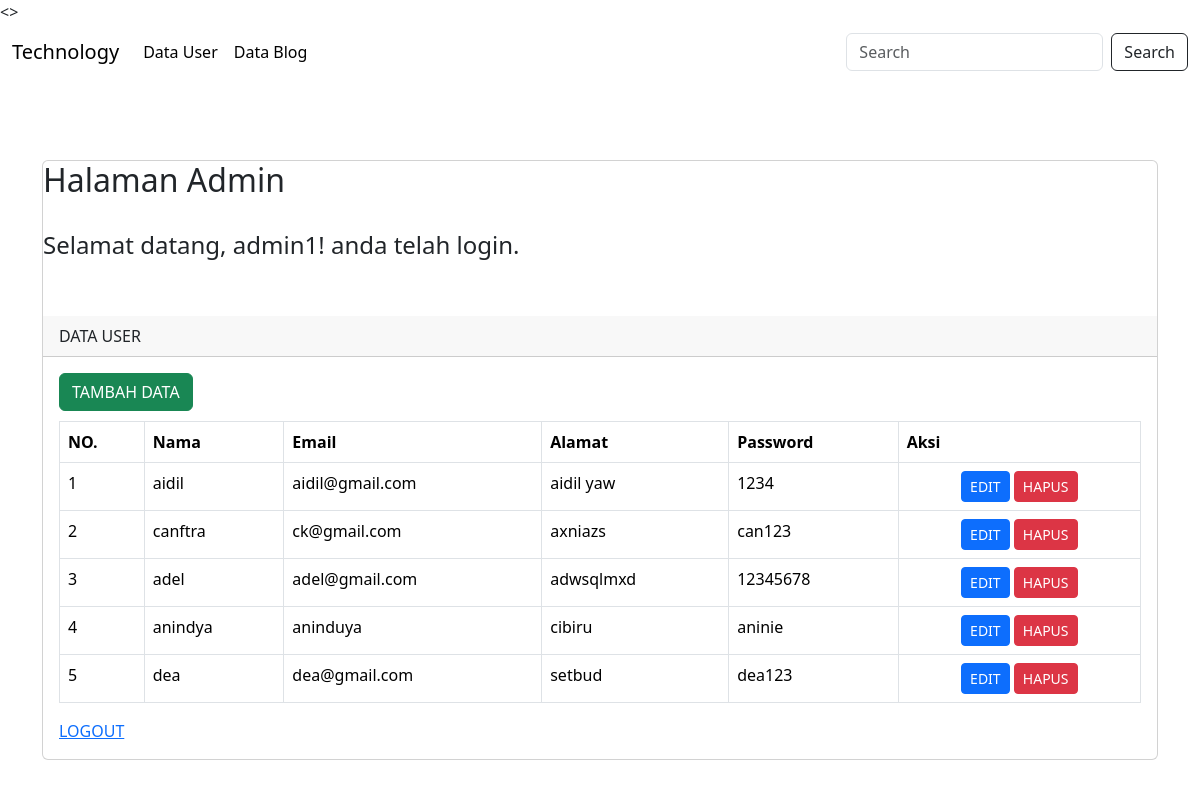
The page /admin/index.php (signed in) on the database its author committed.
### tables this page shows
CREATE TABLE `tbl_user` (
  `id_user` int NOT NULL,
  `nama_user` varchar(100) NOT NULL,
  `email_user` varchar(100) NOT NULL,
  `alamat_user` varchar(100) NOT NULL,
  `password_user` varchar(100) NOT NULL
);

### admin/index.php (the view, shortened to what this page needs)
<!doctype html>
<html lang="en">
  <head>
    <link href="https://cdn.jsdelivr.net/npm/bootstrap@5.3.3/dist/css/bootstrap.min.css" rel="stylesheet">
  </head>
  <nav class="nav-head navbar navbar-expand-lg" >
  <div class="container-fluid">
    <a class="navbar-brand" href="#">Technology</a>
    <div class="collapse navbar-collapse" id="navbarSupportedContent">
      <ul class="navbar-nav me-auto mb-2 mb-lg-0">
        <li class="nav-item">
          <a class="nav-link active" href="page/blog.php">Data User</a>
        </li>
        <li class="nav-item">
          <a class="nav-link active" href="data-blog.php">Data Blog</a>
        </li>
      </ul>
      <form class="d-flex" role="search">
        <input class="form-control  me-2" name="keyword" type="search" placeholder="Search" aria-label="Search">
        <button class="btn btn-outline-dark" name="cari" type="submit">Search</button>
      </form>
    </div>
  </div>
</nav>
    <div class="container" style="margin-top: 80px">
      <div class="row">
        <div class="col-md-12">
          <div class="card">
          <h2>Halaman Admin</h2>
	<br/>
	<h4>Selamat datang, <?php echo $_SESSION['username']; ?>! anda telah login.</h4>
	<br/>
	<br/>
            <div class="card-header">
              DATA USER
            </div>
            <div class="card-body">
              <a href="blog/tambah-user.php" class="btn btn-md btn-success" style="margin-bottom: 10px">TAMBAH DATA</a>
              <table class="table table-bordered" id="myTable">
                <thead>
                  <tr>
                    <th scope="col">NO.</th>
                    <th scope="col">Nama</th>
                    <th scope="col">Email</th>
                    <th scope="col">Alamat</th>
                    <th scope="col">Password</th>
                    <th scope="col">Aksi</th>
                  </tr>
                </thead>
                <tbody>
                  <?php
                      include('config/koneksi.php');
                      $no = 1;
                      $query = mysqli_query($connection,"SELECT * FROM tbl_user");
                      while($row = mysqli_fetch_array($query)){
                  ?>
                  <tr>
                      <td><?php echo $no++ ?></td>
                      <td><?php echo $row['nama_user'] ?></td>
                      <td><?php echo $row['email_user'] ?></td>
                      <td><?php echo $row['alamat_user'] ?></td>
                      <td><?php echo $row['password_user'] ?></td>
                      <td class="text-center">
                        <a href="blog/edit-user.php?id=<?php echo $row['id_user'] ?>" class="btn btn-sm btn-primary">EDIT</a>
                        <a href="blog/hapus-user.php?id=<?php echo $row['id_user'] ?>" class="btn btn-sm btn-danger">HAPUS</a>
                      </td>
                  </tr>
                <?php } ?>
                </tbody>
              </table>
              <a href="logout.php">LOGOUT</a>
            </div>
          </div>
      </div>
    </div>
  </body>
</html>

### rows shown on the page
tbl_user: nama_user "aidil", email_user "aidil@gmail.com", alamat_user "aidil yaw", password_user "1234"
tbl_user: nama_user "canftra", email_user "ck@gmail.com", alamat_user "axniazs", password_user "can123"
tbl_user: nama_user "adel", email_user "adel@gmail.com", alamat_user "adwsqlmxd", password_user "12345678"
tbl_user: nama_user "anindya", email_user "aninduya", alamat_user "cibiru", password_user "aninie"
tbl_user: nama_user "dea", email_user "dea@gmail.com", alamat_user "setbud", password_user "dea123"

### other values the page prints
$_SESSION['username'] "admin1"
